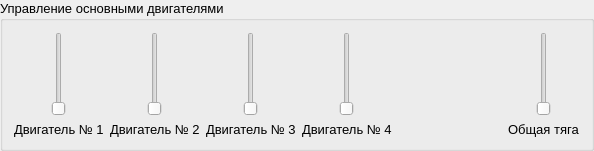
                    <widget class="QGroupBox" name="groupBox_11">
                     <property name="font">
                      <font>
                       <pointsize>10</pointsize>
                      </font>
                     </property>
                     <property name="title">
                      <string>Управление основными двигателями</string>
                     </property>
                     <layout class="QHBoxLayout" name="horizontalLayout_13">
                      <item>
                       <layout class="QVBoxLayout" name="verticalLayout_14">
                        <item>
                         <widget class="QSlider" name="verticalSlider_8">
                          <property name="sizePolicy">
                           <sizepolicy hsizetype="Minimum" vsizetype="Expanding">
                            <horstretch>0</horstretch>
                            <verstretch>0</verstretch>
                           </sizepolicy>
                          </property>
                          <property name="orientation">
                           <enum>Qt::Vertical</enum>
                          </property>
                         </widget>
                        </item>
                        <item alignment="Qt::AlignHCenter">
                         <widget class="QLabel" name="label_8">
                          <property name="text">
                           <string>Двигатель № 1</string>
                          </property>
                         </widget>
                        </item>
                       </layout>
                      </item>
                      <item>
                       <layout class="QVBoxLayout" name="verticalLayout_11">
                        <item>
                         <widget class="QSlider" name="verticalSlider_2">
                          <property name="sizePolicy">
                           <sizepolicy hsizetype="Minimum" vsizetype="Expanding">
                            <horstretch>0</horstretch>
                            <verstretch>0</verstretch>
                           </sizepolicy>
                          </property>
                          <property name="maximum">
                           <number>99</number>
                          </property>
                          <property name="orientation">
                           <enum>Qt::Vertical</enum>
                          </property>
                         </widget>
                        </item>
                        <item>
                         <widget class="QLabel" name="label_2">
                          <property name="text">
                           <string>Двигатель № 2</string>
                          </property>
                         </widget>
                        </item>
                       </layout>
                      </item>
                      <item>
                       <layout class="QVBoxLayout" name="verticalLayout_12">
                        <item>
                         <widget class="QSlider" name="verticalSlider_6">
                          <property name="sizePolicy">
                           <sizepolicy hsizetype="Minimum" vsizetype="Expanding">
                            <horstretch>0</horstretch>
                            <verstretch>0</verstretch>
                           </sizepolicy>
                          </property>
                          <property name="orientation">
                           <enum>Qt::Vertical</enum>
                          </property>
                         </widget>
                        </item>
                        <item>
                         <widget class="QLabel" name="label_6">
                          <property name="text">
                           <string>Двигатель № 3</string>
                          </property>
                         </widget>
                        </item>
                       </layout>
                      </item>
                      <item>
                       <layout class="QVBoxLayout" name="verticalLayout_15">
                        <item>
                         <widget class="QSlider" name="verticalSlider_26">
                          <property name="sizePolicy">
                           <sizepolicy hsizetype="Minimum" vsizetype="Expanding">
                            <horstretch>0</horstretch>
                            <verstretch>0</verstretch>
                           </sizepolicy>
                          </property>
                          <property name="orientation">
                           <enum>Qt::Vertical</enum>
                          </property>
                         </widget>
                        </item>
                        <item>
                         <widget class="QLabel" name="label_26">
                          <property name="text">
                           <string>Двигатель № 4</string>
                          </property>
                         </widget>
                        </item>
                       </layout>
                      </item>
                      <item>
                       <spacer name="horizontalSpacer_3">
                        <property name="orientation">
                         <enum>Qt::Horizontal</enum>
                        </property>
                        <property name="sizeType">
                         <enum>QSizePolicy::Ignored</enum>
                        </property>
                        <property name="sizeHint" stdset="0">
                         <size>
                          <width>110</width>
                          <height>20</height>
                         </size>
                        </property>
                       </spacer>
                      </item>
                      <item>
                       <layout class="QVBoxLayout" name="verticalLayout_13">
                        <item>
                         <widget class="QSlider" name="verticalSlider_7">
                          <property name="sizePolicy">
                           <sizepolicy hsizetype="Minimum" vsizetype="Expanding">
                            <horstretch>0</horstretch>
                            <verstretch>0</verstretch>
                           </sizepolicy>
                          </property>
                          <property name="sliderPosition">
                           <number>0</number>
                          </property>
                          <property name="orientation">
                           <enum>Qt::Vertical</enum>
                          </property>
                         </widget>
                        </item>
                        <item>
                         <widget class="QLabel" name="label_7">
                          <property name="text">
                           <string>Общая тяга</string>
                          </property>
                         </widget>
                        </item>
                       </layout>
                      </item>
                     </layout>
                    </widget>
